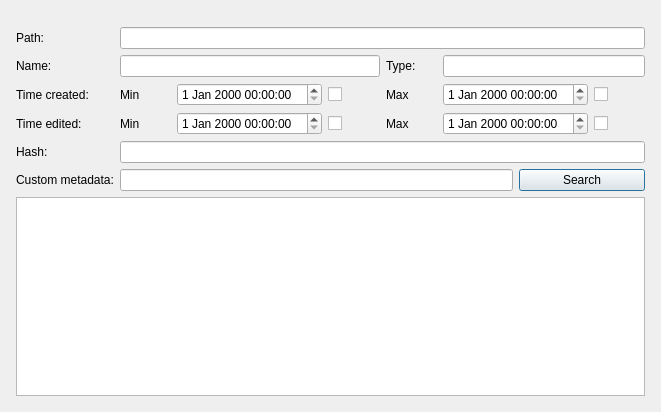
<?xml version="1.0" encoding="UTF-8"?>
<ui version="4.0">
 <class>SearchWindowClass</class>
 <widget class="QDialog" name="SearchWindowClass">
  <property name="geometry">
   <rect>
    <x>0</x>
    <y>0</y>
    <width>661</width>
    <height>412</height>
   </rect>
  </property>
  <property name="windowTitle">
   <string>SearchWindow</string>
  </property>
  <widget class="QWidget" name="">
   <property name="geometry">
    <rect>
     <x>5</x>
     <y>16</y>
     <width>651</width>
     <height>391</height>
    </rect>
   </property>
   <layout class="QGridLayout" name="gridLayout">
    <item row="0" column="0">
     <widget class="QLabel" name="label_7">
      <property name="text">
       <string>Path: </string>
      </property>
     </widget>
    </item>
    <item row="0" column="1" colspan="7">
     <widget class="QLineEdit" name="pathLine"/>
    </item>
    <item row="1" column="0">
     <widget class="QLabel" name="label">
      <property name="text">
       <string>Name: </string>
      </property>
     </widget>
    </item>
    <item row="1" column="1" colspan="3">
     <widget class="QLineEdit" name="nameLine"/>
    </item>
    <item row="1" column="4">
     <widget class="QLabel" name="label_2">
      <property name="text">
       <string>Type: </string>
      </property>
     </widget>
    </item>
    <item row="1" column="5" colspan="3">
     <widget class="QLineEdit" name="typeLine"/>
    </item>
    <item row="2" column="0">
     <widget class="QLabel" name="label_3">
      <property name="text">
       <string>Time created:</string>
      </property>
     </widget>
    </item>
    <item row="2" column="1">
     <widget class="QLabel" name="label_8">
      <property name="text">
       <string>Min</string>
      </property>
     </widget>
    </item>
    <item row="2" column="2">
     <widget class="QDateTimeEdit" name="minCreatedTime"/>
    </item>
    <item row="2" column="3">
     <widget class="QCheckBox" name="timeCreatedMinCheckBox">
      <property name="text">
       <string/>
      </property>
     </widget>
    </item>
    <item row="2" column="4">
     <widget class="QLabel" name="label_9">
      <property name="text">
       <string>Max</string>
      </property>
     </widget>
    </item>
    <item row="2" column="5" colspan="2">
     <widget class="QDateTimeEdit" name="maxCreatedTime"/>
    </item>
    <item row="2" column="7">
     <widget class="QCheckBox" name="timeCreatedMaxCheckBox">
      <property name="text">
       <string/>
      </property>
     </widget>
    </item>
    <item row="3" column="0">
     <widget class="QLabel" name="label_4">
      <property name="text">
       <string>Time edited:</string>
      </property>
     </widget>
    </item>
    <item row="3" column="1">
     <widget class="QLabel" name="label_10">
      <property name="text">
       <string>Min</string>
      </property>
     </widget>
    </item>
    <item row="3" column="2">
     <widget class="QDateTimeEdit" name="minEditedTime"/>
    </item>
    <item row="3" column="3">
     <widget class="QCheckBox" name="timeEditedMinCheckBox">
      <property name="text">
       <string/>
      </property>
     </widget>
    </item>
    <item row="3" column="4">
     <widget class="QLabel" name="label_11">
      <property name="text">
       <string>Max</string>
      </property>
     </widget>
    </item>
    <item row="3" column="5" colspan="2">
     <widget class="QDateTimeEdit" name="maxEditedTime"/>
    </item>
    <item row="3" column="7">
     <widget class="QCheckBox" name="timeEditedMaxCheckBox">
      <property name="text">
       <string/>
      </property>
     </widget>
    </item>
    <item row="4" column="0">
     <widget class="QLabel" name="label_5">
      <property name="text">
       <string>Hash: </string>
      </property>
     </widget>
    </item>
    <item row="4" column="1" colspan="7">
     <widget class="QLineEdit" name="hashLine"/>
    </item>
    <item row="5" column="0">
     <widget class="QLabel" name="label_6">
      <property name="text">
       <string>Custom metadata:</string>
      </property>
     </widget>
    </item>
    <item row="5" column="1" colspan="5">
     <widget class="QLineEdit" name="metadataLine"/>
    </item>
    <item row="5" column="6" colspan="2">
     <widget class="QPushButton" name="searchButton">
      <property name="text">
       <string>Search</string>
      </property>
     </widget>
    </item>
    <item row="6" column="0" colspan="8">
     <widget class="QTableWidget" name="resultsTable"/>
    </item>
   </layout>
  </widget>
 </widget>
 <layoutdefault spacing="6" margin="11"/>
 <resources/>
 <connections/>
</ui>
